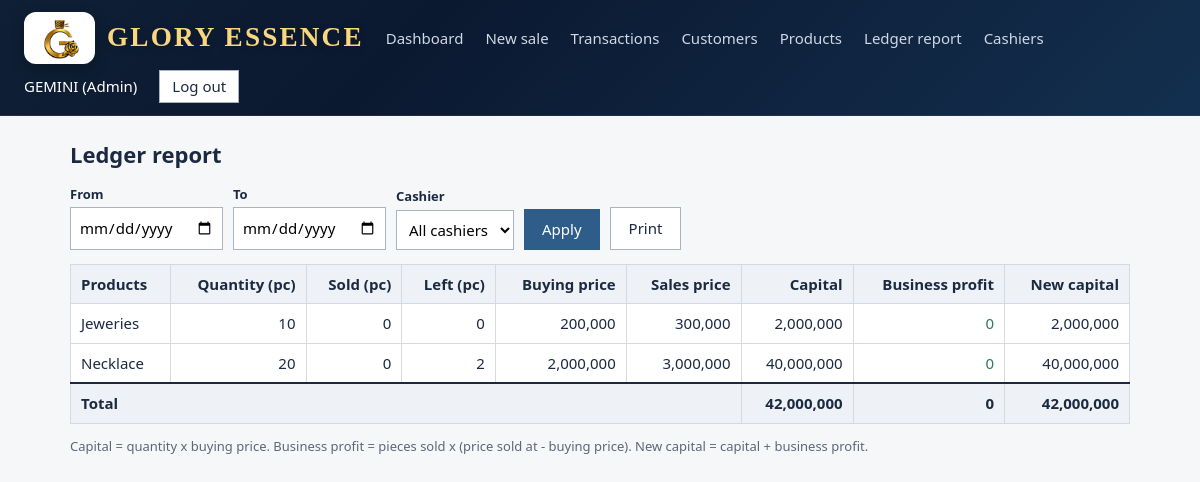
/report/ (signed in), run on the app's committed database.
### shop/models.py (models this page shows, shortened)
class Product(models.Model):
    name = models.CharField(max_length=120, unique=True)
    quantity = models.PositiveIntegerField("Stock now (pc)", default=0)
    opening_quantity = models.PositiveIntegerField(default=0, editable=False)
    buying_price = models.DecimalField(max_digits=12, decimal_places=2)
    selling_price = models.DecimalField(max_digits=12, decimal_places=2)
    created = models.DateTimeField(auto_now_add=True)
    class Meta:
        ordering = ["name"]

### shop/views.py (the view)
    @login_required
    def wrapper(request, *a, **k):
        if not request.user.is_staff:
            messages.error(request, "That page is for the admin only.")
            return redirect("home")
        return view(request, *a, **k)

### shop/views.py (called while the page is built)
def admin_required(view):
    @login_required
    def wrapper(request, *a, **k):
        if not request.user.is_staff:
            messages.error(request, "That page is for the admin only.")
            return redirect("home")
        return view(request, *a, **k)
    wrapper.__name__ = view.__name__
    return wrapper

def filtered_sales(request, qs):
    d1, d2, c = (request.GET.get(x, "") for x in ("from", "to", "cashier"))
    if d1:
        qs = qs.filter(created__date__gte=d1)
    if d2:
        qs = qs.filter(created__date__lte=d2)
    if c and request.user.is_staff:
        qs = qs.filter(cashier_id=c)
    return qs

@admin_required
def report(request):
    sales_qs = filtered_sales(request, Sale.objects.all())
    sold, profit = {}, {}
    for s in sales_qs:
        sold[s.product_id] = sold.get(s.product_id, 0) + s.quantity
        profit[s.product_id] = profit.get(s.product_id, Decimal(0)) + s.profit
    rows, tc, tp = [], Decimal(0), Decimal(0)
    for p in Product.objects.all():
        cap = p.opening_quantity * p.buying_price
        pr = profit.get(p.pk, Decimal(0))
        rows.append({"p": p, "sold": sold.get(p.pk, 0), "capital": cap, "profit": pr, "new_capital": cap + pr})
        tc += cap
        tp += pr
    return render(request, "shop/report.html", {
        "rows": rows, "tc": tc, "tp": tp, "tn": tc + tp,
        "cashiers": User.objects.filter(is_staff=False), "get": request.GET,
    })

### shop/templates/shop/report.html (shortened to what this page needs)
{% extends "shop/base.html" %}
{% block content %}
<h1>Ledger report</h1>
<form class="filters" method="get">
<div><label>From</label><input type="date" name="from" value="{{ get.from }}"></div>
<div><label>To</label><input type="date" name="to" value="{{ get.to }}"></div>
<div><label>Cashier</label><select name="cashier"><option value="">All cashiers</option>
{% for c in cashiers %}<option value="{{ c.pk }}" {% if get.cashier == c.pk|stringformat:"s" %}selected{% endif %}>{{ c.get_full_name|default:c.username }}</option>{% endfor %}</select></div>
<button>Apply</button><button type="button" class="alt" onclick="window.print()">Print</button></form>
<table><thead><tr><th>Products</th><th class="n">Quantity (pc)</th><th class="n">Sold (pc)</th><th class="n">Left (pc)</th><th class="n">Buying price</th><th class="n">Sales price</th><th class="n">Capital</th><th class="n">Business profit</th><th class="n">New capital</th></tr></thead><tbody>
{% for r in rows %}<tr><td>{{ r.p.name }}</td><td class="n">{{ r.p.opening_quantity }}</td><td class="n">{{ r.sold }}</td><td class="n">{{ r.p.quantity }}</td><td class="n">{{ r.p.buying_price|floatformat:"0g" }}</td><td class="n">{{ r.p.selling_price|floatformat:"0g" }}</td><td class="n">{{ r.capital|floatformat:"0g" }}</td><td class="n profit">{{ r.profit|floatformat:"0g" }}</td><td class="n">{{ r.new_capital|floatformat:"0g" }}</td></tr>
{% empty %}<tr><td colspan="9">No products registered yet.</td></tr>{% endfor %}</tbody>
<tfoot><tr><td colspan="6">Total</td><td class="n">{{ tc|floatformat:"0g" }}</td><td class="n">{{ tp|floatformat:"0g" }}</td><td class="n">{{ tn|floatformat:"0g" }}</td></tr></tfoot></table>
<p class="help">Capital = quantity x buying price. Business profit = pieces sold x (price sold at - buying price). New capital = capital + business profit.</p>
{% endblock %}

### shop/templates/shop/base.html (shortened to what this page needs)
{% load static %}
<!doctype html>
<html lang="en"><head><meta charset="utf-8"><meta name="viewport" content="width=device-width,initial-scale=1">
</head><body>
<header>
  <div class="brand"><a href="{% url 'home' %}" style="padding:0;display:flex"><img src="{% static 'shop/logo-emblem.png' %}" alt="Glory Essence logo"></a><span>Glory Essence</span></div>
{% if user.is_authenticated %}
 {% if user.is_staff %}<a href="{% url 'dashboard' %}">Dashboard</a>{% endif %}
 <a href="{% url 'sale_new' %}">New sale</a><a href="{% url 'sales' %}">Transactions</a>
 <a href="{% url 'customers' %}">Customers</a>
 {% if user.is_staff %}<a href="{% url 'products' %}">Products</a><a href="{% url 'report' %}">Ledger report</a><a href="{% url 'cashiers' %}">Cashiers</a>{% endif %}
 <span>{{ user.get_full_name|default:user.username }}{% if user.is_staff %} (Admin){% endif %}</span>
 <form method="post" action="{% url 'logout' %}" style="margin:0">{% csrf_token %}<button class="alt" style="padding:4px 12px">Log out</button></form>
{% endif %}</header>
<main>
{% block content %}{% endblock %}
</main></body></html>

### shop/templates/shop/base.html (style rules this page uses)
:root { --ink:#1b2a41;--blue:#2f5d8a;--rule:#d5dae1;--bg:#f6f7f9;--ok:#2e7d4f;--bad:#b3412f;--card:#fff }
* { box-sizing:border-box }
body { margin:0;background:var(--bg);color:var(--ink);font:15px/1.5 "Segoe UI",system-ui,sans-serif }
header { background:linear-gradient(135deg,#0f1f35,#0b1930 35%,#132f4f);color:#fff;display:flex;flex-wrap:wrap;align-items:center;gap:6px 22px;padding:12px 24px;border-bottom:1px solid rgba(255,255,255,.08) }
header .brand { display:flex;align-items:center;gap:12px;font-weight:700;font-size:18px;letter-spacing:.06em;color:#f8d77e;text-transform:uppercase }
header .brand img { height:52px;width:auto;object-fit:contain;display:block;padding:5px 8px;border-radius:12px;background:#fff;box-shadow:0 4px 14px rgba(0,0,0,.25) }
header .brand span { font-family:Georgia,"Times New Roman",serif;font-size:1.7rem;letter-spacing:.08em;line-height:1.1;text-shadow:0 2px 8px rgba(0,0,0,.18) }
header a { color:#cfd8e6;text-decoration:none;padding:4px 0 }
main { max-width:1100px;margin:22px auto;padding:0 20px }
h1 { font-size:22px;margin:0 0 14px }
table { border-collapse:collapse;width:100%;background:var(--card) }
th,td { border:1px solid var(--rule);padding:8px 10px;text-align:left }
th { background:#eef1f5;font-weight:600 }
td.n,th.n { text-align:right;font-variant-numeric:tabular-nums }
tfoot td { font-weight:700;background:#eef1f5;border-top:2px solid var(--ink) }
.profit { color:var(--ok) }
label { display:block;font-weight:600;margin:12px 0 4px }
input,select { width:100%;max-width:420px;padding:8px;border:1px solid #aab3c0;font:inherit;background:#fff }
.btn,button { background:var(--blue);color:#fff;border:0;padding:9px 18px;font:inherit;cursor:pointer;text-decoration:none;display:inline-block }
.btn.alt,button.alt { background:#fff;color:var(--ink);border:1px solid #aab3c0 }
.filters { display:flex;flex-wrap:wrap;gap:10px;align-items:flex-end;margin-bottom:14px }
.filters label { margin:0 0 3px;font-size:13px }
.filters input,.filters select { max-width:170px }
.help { color:#5b6778;font-size:13px }

### data on the page
Product: p.name "Jeweries", p.opening_quantity "10", sold "0", p.quantity "0", p.buying_price "200,000", p.selling_price "300,000", capital "2,000,000", profit "0", new_capital "2,000,000"
Product: p.name "Necklace", p.opening_quantity "20", sold "0", p.quantity "2", p.buying_price "2,000,000", p.selling_price "3,000,000", capital "40,000,000", profit "0", new_capital "40,000,000"

### other printed values
{{ user.get_full_name|default:user.username }} "GEMINI"
{{ tc|floatformat:"0g" }} "42,000,000"
{{ tp|floatformat:"0g" }} "0"
{{ tn|floatformat:"0g" }} "42,000,000"
